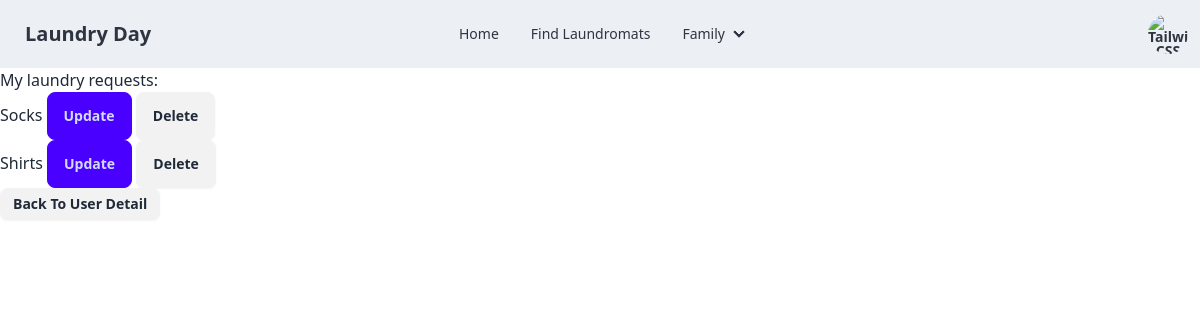
Before: /user/2/laundryrequestdetail (signed in) with the older database file.
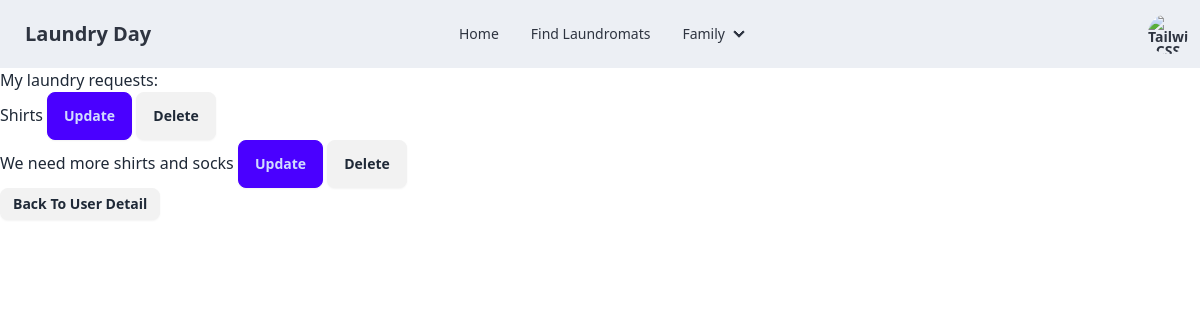
After: the same page with the newer database file.
### laundry_day/models.py (models this page shows, shortened)
class LaundryRequests(models.Model):
    to_user = models.ForeignKey(UserProfile, on_delete=models.CASCADE, related_name='to_user')
    from_user = models.ForeignKey(UserProfile, on_delete=models.CASCADE, related_name='from_user')
    message = models.CharField(max_length=5000)
    class Meta:
        db_table = 'Laundry_Requests'

### laundry_day/views.py (the view)
# urls.py: path('user/<int:from_user_id>/laundryrequestdetail', views.laundry_request_detail, name='laundry_request_detail'),
@login_required
def laundry_request_detail(request, from_user_id):
    from_user = UserProfile.objects.get(id=from_user_id) # Get the user profile
    laundry_request = LaundryRequests.objects.filter(from_user=from_user) # Get the laundry requests for this user
    context = {
        'from_user': from_user, # Add the user profile to the context
        'laundry_request': laundry_request, # Add the laundry requests to the context
    }
    return render(request, 'laundry_day/laundry_request_detail.html', context) # Render the template with the context

### laundry_day/templates/laundry_day/laundry_request_detail.html
{% extends 'laundry_day/base_template.html' %}
{% block content %}
  <div class="container-fluid">
    <div class="row">
      <h1>My laundry requests: {{ from_user.name }}</h1>
      <div class="col-md-6">
        <ul>
          {% for request in laundry_request %}
            <li class="list-group-item">{{ request.message }}
                <a class = "btn btn-primary" href = "{%url 'update_laundry_request' from_user.id request.id%}">Update</a>
                <a class = "btn btn-danger" href="{%url 'delete_laundry_request' request.id%}">Delete</a>
            </li>
          {% endfor %}
        </ul>
      </div>
      <a class="btn btn-outline-primary btn-sm" href="{% url 'user_detail' from_user.id %}">Back To User Detail</a>
    </div>
  </div>
{% endblock %}

Changed rows visible on the page:
removed LaundryRequests: message "Socks"
added LaundryRequests: message "We need more shirts and socks"
